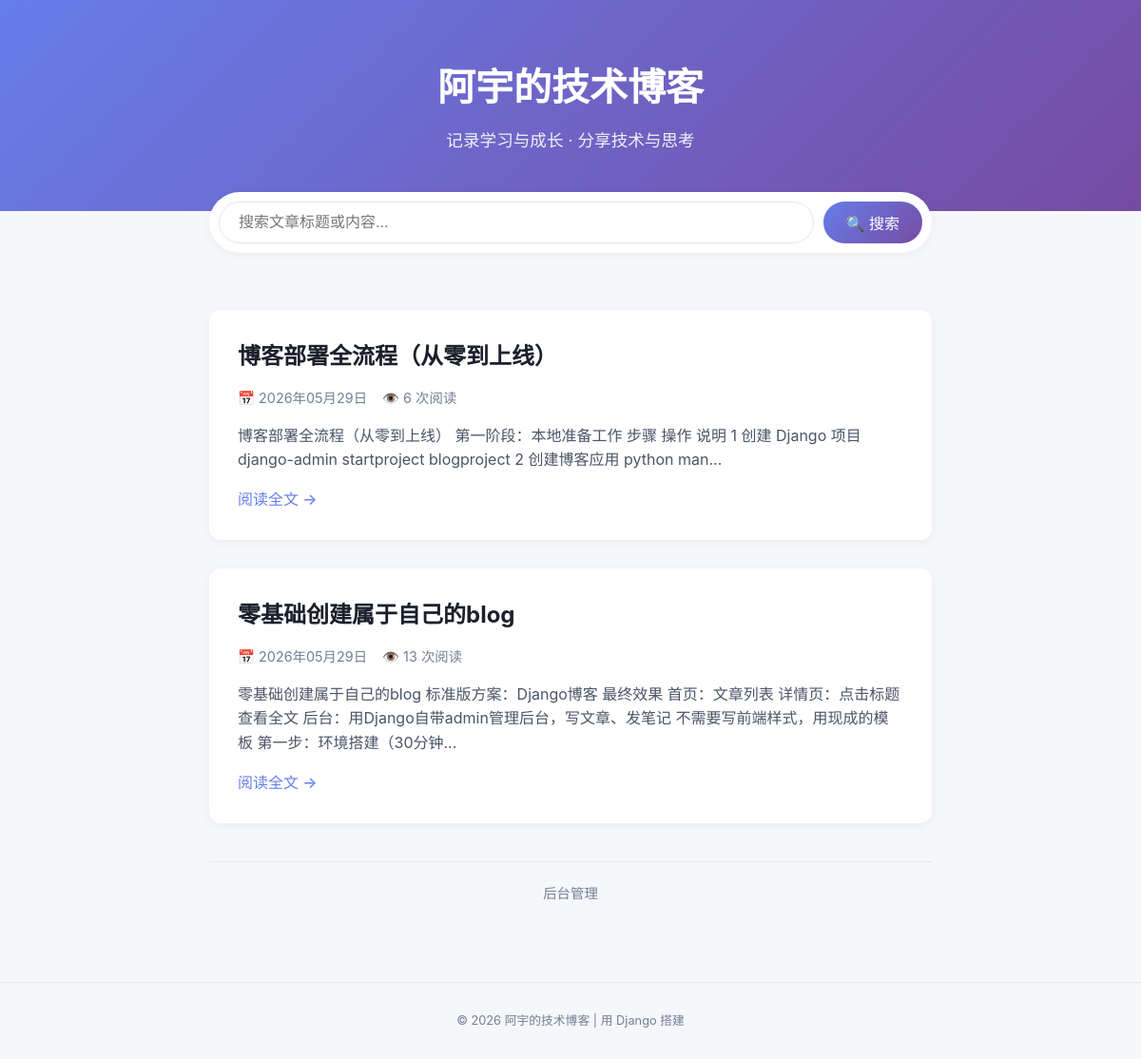
The page / on the database its author committed.
### blog/models.py (models this page shows, shortened)
class Article(models.Model):
    title = models.CharField(max_length=200, verbose_name='标题')
    content = MDTextField(verbose_name='内容')  # ← 把 TextField 改成 MDTextField
    created_time = models.DateTimeField(default=timezone.now, verbose_name='创建时间')
    updated_time = models.DateTimeField(auto_now=True, verbose_name='更新时间')
    total_views = models.PositiveIntegerField(default=0, verbose_name='浏览量')
    class Meta:
        ordering = ['-created_time']  # 按时间倒序排列
        verbose_name = '文章'
        verbose_name_plural = '文章'

### blog/views.py (the view)
# urls.py: path('', views.article_list, name='article_list'),
def article_list(request):
    articles = Article.objects.all()
    query = request.GET.get('q', '')  # 获取搜索关键词
    if query:
        articles = articles.filter(
            Q(title__icontains=query) | Q(content__icontains=query)
        )
    return render(request, 'blog/article_list.html', {
        'articles': articles,
        'query': query,  # 把关键词传回模板，用于保留输入框内容
    })

### blog/templates/blog/article_list.html (shortened to what this page needs)
<!DOCTYPE html>
<html lang="zh-CN">
<head>
</head>
<body>
    <div class="header">
        <h1>阿宇的技术博客</h1>
        <p>记录学习与成长 · 分享技术与思考</p>
    </div>
    <div class="search-container">
        <form method="get" action="{% url 'blog:article_list' %}" class="search-form">
            <input type="text" name="q" placeholder="搜索文章标题或内容..." value="{{ query }}" class="search-input">
            <button type="submit" class="search-btn">🔍 搜索</button>
        </form>
    </div>
    <div class="container">
        {% if articles %}
            {% for article in articles %}
            <div class="article-card">
                <h2 class="article-title">
                    <a href="{% url 'blog:article_detail' article.pk %}">{{ article.title }}</a>
                </h2>
                <div class="article-meta">
                    <span class="date">{{ article.created_time|date:"Y年m月d日" }}</span>
                    <span class="views">👁️ {{ article.total_views }} 次阅读</span>
                </div>
                <div class="article-excerpt">
                    {{ article.content|striptags|truncatechars:120 }}
                </div>
                <a href="{% url 'blog:article_detail' article.pk %}" class="read-more">阅读全文 →</a>
            </div>
            {% endfor %}
        {% endif %}
        <div class="admin-link">
            <a href="/admin/">后台管理</a>
        </div>
    </div>
    <footer>
        <p>© 2026 阿宇的技术博客 | 用 Django 搭建</p>
    </footer>
</body>
</html>

### blog/templates/blog/article_list.html (style rules this page uses)
* { margin: 0; padding: 0; box-sizing: border-box; }
body { font-family: -apple-system, BlinkMacSystemFont, "Segoe UI", Roboto, "Helvetica Neue", Arial, sans-serif; background: #f5f7fa; color: #1a202c; line-height: 1.6; }
.header { background: linear-gradient(135deg, #667eea 0%, #764ba2 100%); color: white; padding: 60px 20px; text-align: center; }
.header h1 { font-size: 2.5rem; margin-bottom: 10px; font-weight: 700; }
.header p { font-size: 1.1rem; opacity: 0.9; }
.container { max-width: 800px; margin: 0 auto; padding: 40px 20px; }
.article-card { background: white; border-radius: 12px; padding: 30px; margin-bottom: 30px; box-shadow: 0 2px 8px rgba(0,0,0,0.05); transition: transform 0.2s, box-shadow 0.2s; }
.article-title { font-size: 1.5rem; margin-bottom: 12px; }
.article-title a { color: #1a202c; text-decoration: none; }
.article-meta { color: #718096; font-size: 0.9rem; margin-bottom: 16px; display: flex; align-items: center; gap: 16px; }
.article-meta .date::before { content: "📅 "; }
.article-excerpt { color: #4a5568; line-height: 1.6; }
.read-more { display: inline-block; margin-top: 16px; color: #667eea; text-decoration: none; font-weight: 500; }
.admin-link { text-align: center; margin-top: 40px; padding-top: 20px; border-top: 1px solid #e2e8f0; }
.admin-link a { color: #718096; text-decoration: none; font-size: 0.9rem; }
footer { text-align: center; padding: 30px 20px; color: #718096; font-size: 0.8rem; border-top: 1px solid #e2e8f0; margin-top: 40px; }
.search-container { max-width: 800px; margin: -20px auto 20px; padding: 0 20px; }
.search-form { display: flex; gap: 10px; background: white; padding: 10px; border-radius: 50px; box-shadow: 0 2px 8px rgba(0,0,0,0.05); }
.search-input { flex: 1; padding: 12px 20px; border: 1px solid #e2e8f0; border-radius: 50px; font-size: 1rem; outline: none; transition: all 0.3s; }
.search-btn { background: linear-gradient(135deg, #667eea 0%, #764ba2 100%); color: white; border: none; padding: 0 24px; border-radius: 50px; font-size: 1rem; cursor: pointer; transition: opacity 0.3s; }

### rows shown on the page
Article: title "博客部署全流程（从零到上线）", created_time "2026年05月29日", total_views "6", content "博客部署全流程（从零到上线） 第一阶段：本地准备工作 步骤 操作 说明 1 创建 Django 项目 django-admin startproject blogproject 2 创建博客应用 python man..."
Article: title "零基础创建属于自己的blog", created_time "2026年05月29日", total_views "13", content "零基础创建属于自己的blog 标准版方案：Django博客 最终效果 首页：文章列表 详情页：点击标题查看全文 后台：用Django自带admin管理后台，写文章、发笔记 不需要写前端样式，用现成的模板 第一步：环境搭建（30分钟..."
